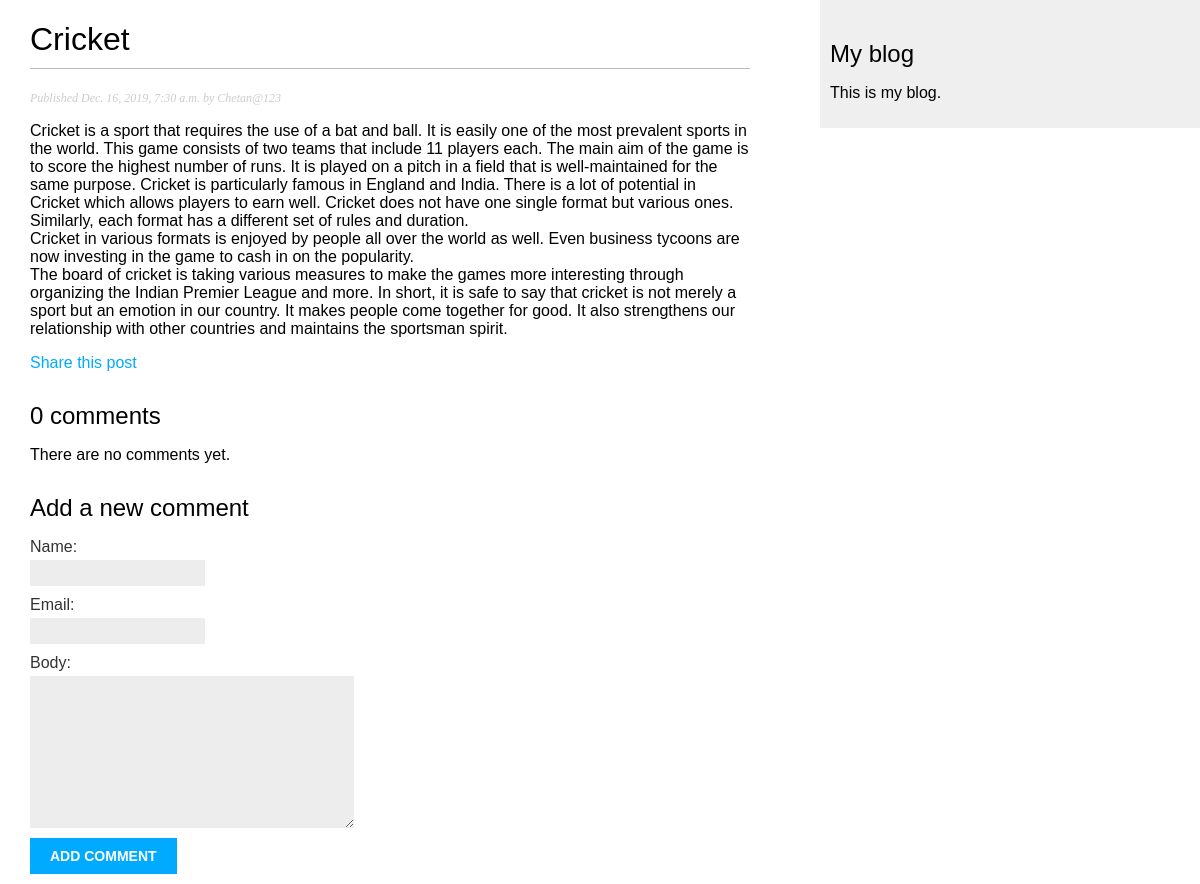
Page /blog/2019/12/16/cricket/ on the committed database.
### blog/models.py (models this page shows, shortened)
class Post(models.Model):
    STATUS_CHOICES = (
    ('draft', 'Draft'),
    ('published', 'Published'),
    )
    title = models.CharField(max_length=250)
    slug = models.SlugField(max_length=250,
        unique_for_date='publish')
    author = models.ForeignKey(User,
        on_delete=models.CASCADE,
        related_name='blog_posts')
    body = models.TextField()
    publish = models.DateTimeField(default=timezone.now)
    created = models.DateTimeField(auto_now_add=True)
    updated = models.DateTimeField(auto_now=True)
    status = models.CharField(max_length=10,
        choices=STATUS_CHOICES,
        default='draft')
    objects = models.Manager() # The default manager.
    published = PublishedManager() # Our custom manager.
    class Meta:
        ordering = ('-publish',)

### blog/views.py (the view)
def post_detail(request, year, month, day, post):
    post = get_object_or_404(Post, slug=post,
                                status='published',
                                publish__year=year,
                                publish__month=month,
                                publish__day=day)
    comments = post.comments.filter(active=True)
    new_comment = None
    if request.method == 'POST':
        comment_form = CommentForm(data=request.POST)
        if comment_form.is_valid():
            new_comment = comment_form.save(commit=False)
            new_comment.post = post
            new_comment.save()
    else:
        comment_form = CommentForm()
    return render(request,
                'blog/post/detail.html',
                {'post': post,
                'comments': comments,
                'new_comment': new_comment,
                'comment_form': comment_form})

### blog/forms.py
class CommentForm(forms.ModelForm):
    class Meta:
        model = Comment
        fields = ('name', 'email', 'body')

### blog/templates/blog/post/detail.html (shortened to what this page needs)
{% extends "blog/base.html" %}
{% block content %}
<h1>{{ post.title }}</h1>
<p class="date">
Published {{ post.publish }} by {{ post.author }}
</p>
{{ post.body|linebreaks }}
<p>
    <a href="{% url "blog:post_share" post.id %}">
    Share this post
    </a>
    </p>
    {% with comments.count as total_comments %}
<h2>
{{ total_comments }} comment{{ total_comments|pluralize }}
</h2>
{% endwith %}
{% for comment in comments %}
<div class="comment">
<p class="info">
Comment {{ forloop.counter }} by {{ comment.name }}
{{ comment.created }}
</p>
{{ comment.body|linebreaks }}
</div>
{% empty %}
<p>There are no comments yet.</p>
{% endfor %}
{% if new_comment %}
<h2>Your comment has been added.</h2>
{% else %}
<h2>Add a new comment</h2>
<form action="." method="post">
{{ comment_form.as_p }}
<p><input type="submit" value="Add comment"></p>
</form>
{% endif %}
{% endblock %}

### blog/static/css/blog.css (style rules this page uses)
body { margin:0; padding:0; font-family:helvetica, sans-serif; }
a { color:#00abff; text-decoration:none; }
h1 { font-weight:normal; border-bottom:1px solid #bbb; padding:0 0 10px 0; }
h2 { font-weight:normal; margin:30px 0 0; }
p.date { color:#ccc; font-family: georgia, serif; font-size: 12px; font-style: italic; }
label { float:left; clear:both; color:#333; margin-bottom:4px; }
input, textarea { clear:both; float:left; margin:0 0 10px; background:#ededed; border:0; padding:6px 10px; font-size:12px; }
input[type=submit] { font-weight:bold; background:#00abff; color:#fff; padding:10px 20px; font-size:14px; text-transform:uppercase; }

### rows in the picture
Post: title "Cricket", publish "Dec. 16, 2019, 7:30 a.m.", author "Chetan@123", body "Cricket is a sport that requires the use of a bat and ball. It is easily one of the most prevalent sports in the world. This game consists of two teams that include 11 players each. The main aim of the game is to score the highest number of runs. It is played on a pitch in a field that is well-maintained for the same purpose. Cricket is particularly famous in England and India. There is a lot of potential in Cricket which allows players to earn well. Cricket does not have one single format but various ones. Similarly, each format has a different set of rules and duration. Cricket in various formats is enjoyed by people all over the world as well. Even business tycoons are now investing in…"

### other values in the picture
{{ total_comments }} "0"
